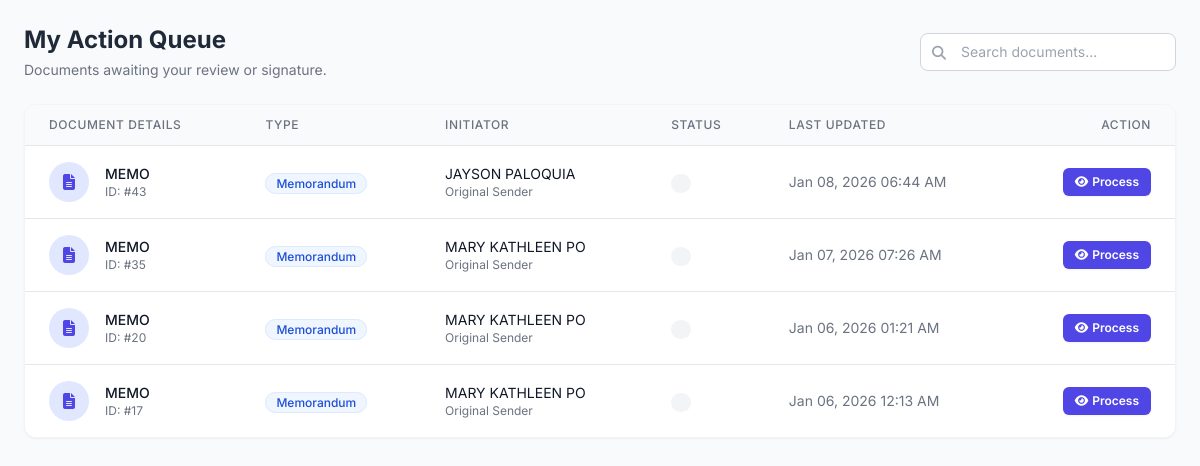
The page /my_queue.php (signed in) on the database its author committed.
### tables this page shows
CREATE TABLE `documents` (
  `doc_id` int(11) NOT NULL,
  `title` varchar(255) NOT NULL,
  `doc_type` varchar(100) NOT NULL,
  `status` enum('Draft','Review','Signing','Completed','Returned','Archived') NOT NULL,
  `initiator_id` int(11) NOT NULL,
  `current_owner_id` int(11) DEFAULT NULL,
  `created_at` timestamp NOT NULL DEFAULT current_timestamp(),
  `updated_at` timestamp NOT NULL DEFAULT current_timestamp() ON UPDATE current_timestamp()
);

CREATE TABLE `users` (
  `user_id` int(11) NOT NULL,
  `email` varchar(255) NOT NULL,
  `password_hash` varchar(255) NOT NULL,
  `first_name` varchar(100) NOT NULL,
  `middle_name` varchar(100) DEFAULT NULL,
  `last_name` varchar(100) NOT NULL,
  `suffix` varchar(20) DEFAULT NULL,
  `position` varchar(100) DEFAULT NULL,
  `designation` varchar(100) DEFAULT NULL,
  `division` varchar(100) DEFAULT NULL,
  `sex` enum('Male','Female','Other','Prefer not to say') DEFAULT NULL,
  `contact_number` varchar(50) DEFAULT NULL,
  `role` enum('Initiator','Section Chief','Division Chief','ARD','RED','Records Office','Admin') NOT NULL DEFAULT 'Initiator',
  `status` varchar(50) NOT NULL DEFAULT 'Pending',
  `verification_token` varchar(255) DEFAULT NULL,
  `token_expiry` datetime DEFAULT NULL,
  `reset_token` varchar(255) DEFAULT NULL,
  `reset_token_expiry` datetime DEFAULT NULL,
  `created_at` timestamp NOT NULL DEFAULT current_timestamp(),
  `otos_userlink` int(11) NOT NULL,
  `profile_picture_path` varchar(255) DEFAULT NULL
);

### my_queue.php (the view, shortened to what this page needs)
<?php
$user_id = $_SESSION['user_id'];
require_once 'db.php';
$search = $_GET['search'] ?? '';
$search_sql = "";
$params = [$user_id];
$types = "i";
$sql = "SELECT
            d.doc_id,
            d.title,
            d.doc_type,
            d.status,
            d.created_at,
            d.updated_at,
            u.first_name as init_fname,
            u.last_name as init_lname
        FROM documents d
        JOIN users u ON d.initiator_id = u.user_id
        WHERE d.current_owner_id = ?
        AND d.status != 'Draft'
        AND d.status != 'Completed'
        AND d.status != 'Archived'
        $search_sql
        ORDER BY d.updated_at DESC";
$stmt = $conn->prepare($sql);
$stmt->bind_param($types, ...$params);
$stmt->execute();
$result = $stmt->get_result();
?>
<!DOCTYPE html>
<html lang="en">
<head>
    <script src="https://cdn.tailwindcss.com"></script>
    <link rel="stylesheet" href="https://cdnjs.cloudflare.com/ajax/libs/font-awesome/6.4.0/css/all.min.css">
</head>
<body class="p-6">
    <div class="max-w-7xl mx-auto">
        <div class="flex flex-col md:flex-row justify-between items-start md:items-center mb-6 gap-4">
            <div>
                <h1 class="text-2xl font-bold text-gray-800">My Action Queue</h1>
                <p class="text-sm text-gray-500 mt-1">Documents awaiting your review or signature.</p>
            </div>
            <form method="GET" class="w-full md:w-auto">
                <div class="relative">
                    <input type="text" name="search" value="<?php echo htmlspecialchars($search); ?>"
                           placeholder="Search documents..."
                           class="w-full md:w-64 pl-10 pr-4 py-2 border border-gray-300 rounded-lg focus:ring-2 focus:ring-indigo-500 focus:border-indigo-500 outline-none transition text-sm">
                    <i class="fas fa-search absolute left-3 top-2.5 text-gray-400 text-sm"></i>
                </div>
            </form>
        </div>
        <div class="bg-white rounded-xl shadow-sm border border-gray-100 overflow-hidden">
            <?php if ($result->num_rows > 0): ?>
                <div class="overflow-x-auto">
                    <table class="min-w-full divide-y divide-gray-200">
                        <thead class="bg-gray-50">
                            <tr>
                                <th scope="col" class="px-6 py-3 text-left text-xs font-medium text-gray-500 uppercase tracking-wider">Document Details</th>
                                <th scope="col" class="px-6 py-3 text-left text-xs font-medium text-gray-500 uppercase tracking-wider">Type</th>
                                <th scope="col" class="px-6 py-3 text-left text-xs font-medium text-gray-500 uppercase tracking-wider">Initiator</th>
                                <th scope="col" class="px-6 py-3 text-left text-xs font-medium text-gray-500 uppercase tracking-wider">Status</th>
                                <th scope="col" class="px-6 py-3 text-left text-xs font-medium text-gray-500 uppercase tracking-wider">Last Updated</th>
                                <th scope="col" class="px-6 py-3 text-right text-xs font-medium text-gray-500 uppercase tracking-wider">Action</th>
                            </tr>
                        </thead>
                        <tbody class="bg-white divide-y divide-gray-200">
                            <?php while ($row = $result->fetch_assoc()): ?>
                                <tr class="hover:bg-gray-50 transition-colors">
                                    <td class="px-6 py-4 whitespace-nowrap">
                                        <div class="flex items-center">
                                            <div class="flex-shrink-0 h-10 w-10 rounded-full bg-indigo-100 flex items-center justify-center text-indigo-600">
                                                <i class="fas fa-file-alt"></i>
                                            </div>
                                            <div class="ml-4">
                                                <div class="text-sm font-medium text-gray-900 truncate max-w-xs" title="<?php echo htmlspecialchars($row['title']); ?>">
                                                    <?php echo htmlspecialchars($row['title']); ?>
                                                </div>
                                                <div class="text-xs text-gray-500">ID: #<?php echo $row['doc_id']; ?></div>
                                            </div>
                                        </div>
                                    </td>
                                    <td class="px-6 py-4 whitespace-nowrap">
                                        <span class="px-2.5 py-0.5 rounded-full text-xs font-medium bg-blue-50 text-blue-700 border border-blue-100">
                                            <?php echo htmlspecialchars($row['doc_type']); ?>
                                        </span>
                                    </td>
                                    <td class="px-6 py-4 whitespace-nowrap">
                                        <div class="text-sm text-gray-900"><?php echo htmlspecialchars($row['init_fname'] . ' ' . $row['init_lname']); ?></div>
                                        <div class="text-xs text-gray-500">Original Sender</div>
                                    </td>
                                    <td class="px-6 py-4 whitespace-nowrap">
                                        <?php
                                            $statusClass = 'bg-gray-100 text-gray-800';
                                        ?>
                                        <span class="px-2.5 py-0.5 rounded-full text-xs font-medium <?php echo $statusClass; ?>">
                                        </span>
                                    </td>
                                    <td class="px-6 py-4 whitespace-nowrap text-sm text-gray-500">
                                        <?php echo date('M d, Y h:i A', strtotime($row['updated_at'])); ?>
                                    </td>
                                    <td class="px-6 py-4 whitespace-nowrap text-right text-sm font-medium">
                                        <a href="view_document.php?id=<?php echo $row['doc_id']; ?>" class="text-white bg-indigo-600 hover:bg-indigo-700 px-3 py-1.5 rounded-md text-xs font-semibold shadow-sm transition-all flex items-center inline-flex gap-1">
                                            <i class="fas fa-eye"></i> Process
                                        </a>
                                    </td>
                                </tr>
                            <?php endwhile; ?>
                        </tbody>
                    </table>
                </div>
            <?php endif; ?>
        </div>
    </div>
</body>
</html>

### my_queue.php (style rules this page uses)
body { font-family: 'Inter', sans-serif; background-color: #f8fafc; }

### rows shown on the page
documents: title "MEMO", doc_id "43", doc_type "Memorandum", initiator.last_name "JAYSON PALOQUIA", updated_at "Jan 08, 2026 06:44 AM"
documents: title "MEMO", doc_id "35", doc_type "Memorandum", initiator.last_name "MARY KATHLEEN PO", updated_at "Jan 07, 2026 07:26 AM"
documents: title "MEMO", doc_id "20", doc_type "Memorandum", initiator.last_name "MARY KATHLEEN PO", updated_at "Jan 06, 2026 01:21 AM"
documents: title "MEMO", doc_id "17", doc_type "Memorandum", initiator.last_name "MARY KATHLEEN PO", updated_at "Jan 06, 2026 12:13 AM"
